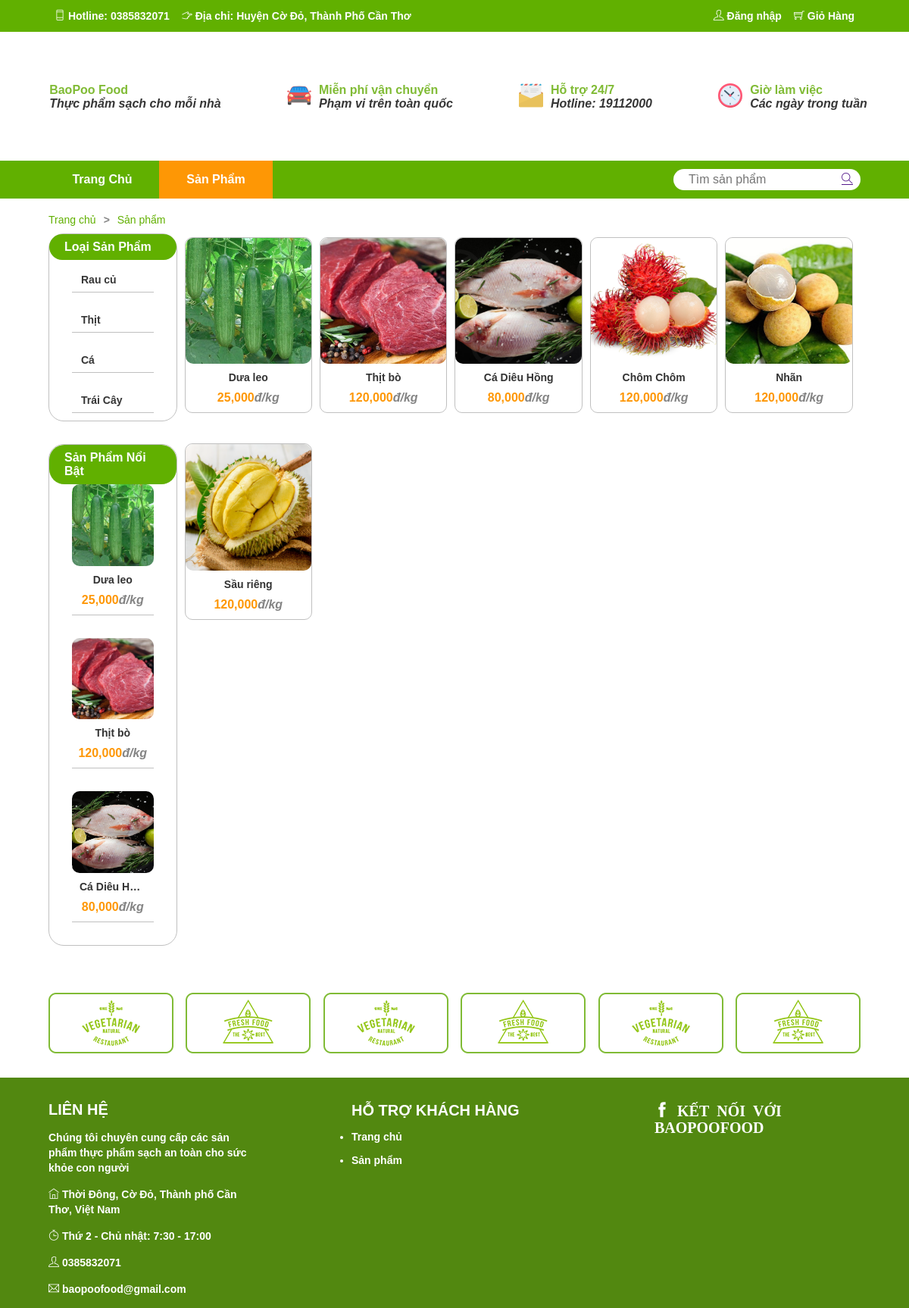
/khachhang/sanpham.php, run on the app's committed database.
### tables this page shows
CREATE TABLE `loaihanghoa` (
  `maloaihang` int(11) NOT NULL,
  `tenloaihang` varchar(30) NOT NULL
);

CREATE TABLE `hinhhanghoa` (
  `mahinh` int(11) NOT NULL,
  `tenhinh` varchar(500) NOT NULL,
  `mshh` int(11) NOT NULL
);

CREATE TABLE `hanghoa` (
  `mshh` int(11) NOT NULL,
  `tenhh` varchar(100) NOT NULL,
  `quycach` varchar(10) NOT NULL,
  `mota` varchar(5000) NOT NULL,
  `gia` int(11) NOT NULL,
  `soluonghang` int(11) NOT NULL,
  `maloaihang` int(11) NOT NULL,
  `hot` bit(1) NOT NULL
);

### khachhang/api/dataprocessing.php (called while the page is built, shortened)
<?php
function executeResult($sql) {
    $conn = mysqli_connect(HOST, USERNAME, PASSWORD, DATABASE);
    $result = mysqli_query($conn, $sql);
    $data = [];
    if($result != null){
        while($row = mysqli_fetch_array($result, 1)) {
            $data[] = $row;
        }
    }
    return $data;
}

### khachhang/sanpham.php (the view, shortened to what this page needs)
<?php
    require_once('api/dataprocessing.php');
    $id='';
?>
<!DOCTYPE html>
<html lang="en">
<head>
    <link rel="stylesheet" href="./main.css">
    <link rel="stylesheet" href="./fonts/themify-icons-font/themify-icons/themify-icons.css">
</head>
<body>
    <?php
        include("nav.php");
    ?>
    <div class="nav-introduce">
        <div class="nav-review slogan">
            <div class="mota">
                <strong>BaoPoo Food</strong>
                <p>Thực phẩm sạch cho mỗi nhà</p>
            </div>
        </div>
        <div class="nav-review slogan1">
            <div class="icon"><img src="./img/car.png" alt=""></div>
            <div class="mota">
                <strong>Miễn phí vận chuyển</strong>
                <p>Phạm vi trên toàn quốc</p>
            </div>
        </div>
        <div class="nav-review slogan2">
            <div class="icon"><img src="./img/letter.png" alt=""></div>
            <div class="mota">
                <strong>Hỗ trợ 24/7</strong>
                <p>Hotline: <strong>19112000</strong></p>
            </div>
        </div>
        <div class="nav-review slogan3">
            <div class="icon"><img src="./img/clock.png" alt=""></div>
            <div class="mota">
                <strong>Giờ làm việc</strong>
                <p>Các ngày trong tuần</p>
            </div>
        </div>
    </div>
    <div class="header">
        <ul class="header-nav">
            <li><a href="index.php">Trang Chủ</a></li>
            <li style="background-color: #fe9705;"><a href="sanpham.php">Sản Phẩm </a></li>
        </ul>
        <div class="header-search">
                <input type="text" class="header-input" name="keyword" id="keyword" placeholder="Tìm sản phẩm">
                <a href="" class="header-icon-search ti-search" id="timkiem"></a>
        </div>
    </div>
    <div class="container">
        <div class="grid">
                <div class="cart-introduce">
                    <a href="index.php">Trang chủ</a>
                    <i>></i>
                    <a href="sanpham.php">Sản phẩm</a>
                </div>
            <div class="grid_row">
                <div class="grid_column-2">
                    <div class="category">
                        <h3 class="category-heading">
                            Loại Sản Phẩm
                        </h3>
                        <ul class="category-list">
                        <?php
                            $sql= 'select * from loaihanghoa';
                            $result = executeResult($sql);
                            foreach($result as $item){
                                echo'
                                <li class="category-item">
                                    <a href="sanpham.php?maloaihang='.$item['maloaihang'].'" class="catelogy-item-link">'.$item['tenloaihang'].'</a>
                                </li>
                                ';
                            }
                        ?>
                        </ul>
                    </div>
                    <div class="category">
                        <h3 class="category-heading">
                            Sản Phẩm Nổi Bật
                        </h3>
                        <?php
                        $sql = 'select mshh from hanghoa where hot = 1 limit 3';
                        $result = executeResult($sql);
                        foreach ($result as $row) {
                            $sqli = 'select * from hinhhanghoa hh join hanghoa h on h.mshh = hh.mshh where hh.mshh = ' .$row['mshh']. '
                            limit 1';
                            $hanghoa = executeResult($sqli);
                            foreach ($hanghoa as $item) {
                                $masohh=$item['mshh'];
                                $ctsp='chitietsanpham.php?mshh='.$masohh.'';
                                echo '
                                <div class="product-featured" onclick="window.location.href = \''.$ctsp.'\' ">
                                    <div class="home-product-img" style="background-image: url(../anhsanpham/'.$item['tenhinh'].');">
                                    </div>
                                    <div class="home-product-name">
                                        <a href="chitietsanpham.php?mshh='.$item['mshh'].'">'.$item['tenhh'].'</a>
                                    </div>
                                    <div class="home-product-price">
                                        <span class="home-product-price-current">'.number_format($item['gia']).'<i class="donvitiente">đ/'.$item['quycach'].'</i></span>
                                    </div>
                                </div>
                                ';
                            }
                        }
                        ?>
                    </div>
                </div>
                <div class="grid_column-10">
                    <div class="home-product">
                        <div class="grid_row">
                        <?php
                            $sql = '';
                            if(isset($_GET['timkiem']) && $_GET['timkiem'] !=''){
                                $sql = 'select mshh from hanghoa where tenhh like \'%'. $_GET['timkiem'] .'%\'';
                            }
                            else {
                                $sql = 'select mshh from hanghoa';
                            }
                                $result = executeResult($sql);
                                $sqli='';
                                foreach ($result as $row) {
                                    if(!empty($id)){
                                        $sqli = 'select * from hinhhanghoa hh join hanghoa h on h.mshh = hh.mshh where hh.mshh = ' .$row['mshh']. '
                                        and h.maloaihang ='.$id.' limit 1';
                                    }
                                    else {
                                        $sqli = 'select * from hinhhanghoa hh join hanghoa h on h.mshh = hh.mshh where hh.mshh = ' .$row['mshh']. '
                                         limit 1';
                                    }
                                    $hanghoa = executeResult($sqli);
                                    foreach ($hanghoa as $item) {
                                        $masohh=$item['mshh'];
                                        $ctsp='chitietsanpham.php?mshh='.$masohh.'';
                                        echo
                                            '
                                            <div class="grid_column-2-product">
                                                <div class="home-product-item" onclick="window.location.href = \''.$ctsp.'\' ">
                                                    <div class="home-product-img" style="background-image: url(../anhsanpham/'.$item['tenhinh'].');">
                                                    </div>
                                                    <div class="home-product-name">
                                                        <a href="chitietsanpham.php?mshh='.$item['mshh'].'">'.$item['tenhh'].'</a>
                                                    </div>
                                                    <div class="home-product-price">
                                                        <span class="home-product-price-current">'.number_format($item['gia']).'<i class="donvitiente">đ/'.$item['quycach'].'</i></span>
                                                    </div>
                                                </div>
                                            </div>
                                            ';
                                    }
                                }
                            ?>
                        </div>
                    </div>
                </div>
            </div>
        </div>
    </div>
    <div class="footer">
        <div class="footer-trangtri">
            <img src="./img/ft1.png" alt="">
            <img src="./img/ft2.png" alt="">
            <img src="./img/ft1.png" alt="">
            <img src="./img/ft2.png" alt="">
            <img src="./img/ft1.png" alt="">
            <img src="./img/ft2.png" alt="">
        </div>
        <div class="footer-body">
            <div class="footer-contact">
                <span class="footer-name">Liên hệ</span>
                <p>Chúng tôi chuyên cung cấp các sản phẩm thực phẩm sạch an toàn cho sức khỏe con người</p>
                <p><i class="footer-icon ti-home"></i> Thời Đông, Cờ Đỏ, Thành phố Cần Thơ, Việt Nam</p>
                <p><i class="footer-icon ti-timer"></i> Thứ 2 - Chủ nhật: 7:30 - 17:00</p>
                <p><i class="footer-icon ti-user"></i> 0385832071</p>
                <p><i class="footer-icon ti-email"></i> baopoofood@gmail.com</p>
            </div>
            <div class="footer-support">
                <span class="footer-name">Hỗ trợ khách hàng</span>
                <ul class="footer-support-list">
                    <li><a href="index.php">Trang chủ</a></li>
                    <li><a href="sanpham.php">Sản phẩm</a></li>
                </ul>
            </div>
            <div class="footer-link">
                <span class="ti-facebook"> <a href="">Kết nối với BaopooFood</a></span>
            </div>
        </div>
    </div>
</body>
</html>

### khachhang/main.css (style rules this page uses)
* { padding: 0; margin: 0; box-sizing: border-box; list-style: none; }
body { background-color: #fff; }
html { font-size: 14px; font-family: Arial, Helvetica, sans-serif; color: #363636; font-weight: 600; }
.nav-introduce { display: flex; justify-content: space-evenly; margin-top: 32px; }
.nav-review { padding: 16px 32px; font-size: 16px; margin-top: 20px; }
.nav-introduce .mota { margin-left: 10px; }
.mota >strong { color: #80BB35; }
.mota >p { font-style: italic; }
.slogan { display: flex; }
.slogan1 { display: flex; }
.slogan2 { display: flex; }
.slogan3 { display: flex; }
.header { height: 50px; margin-top: 50px; background-color: #61B000; color: #ffffff; display: flex; justify-content: space-between; position: sticky; top: 0; left: 0; right: 0; z-index: 1; }
.header-nav { display: flex; margin: auto 60px; }
.header-search { margin: auto 64px; position: relative }
.header-input { font-size: 16px; border-radius: 20px; padding: 5px 20px; border: none; outline: none; }
.header-nav > li { padding: 16px 15px; font-weight: 600; width: 150px; display: flex; justify-content: center; align-items: center; }
.header-nav li a { text-decoration: none; color: #ffffff; font-size: 16px; }
.header-icon-search { position: absolute; right: 10px; font-size: 15px; top: 5px; }
.footer { margin:32px 0px 0; }
.footer-trangtri { display: flex; justify-content: space-between; margin: 0 64px; }
.footer-body { margin-top: 32px; display: flex; justify-content: space-between; color: #ffffff; background-color:#528810; }
.footer-contact, .footer-support, .footer-link { margin:32px 64px 0; }
.footer-contact { flex-basis: 30%; line-height: 20px; }
.footer-contact p { margin: 15px 0; }
.footer-support { flex-basis: 30%; }
.footer-support-list li { margin: 15px 0; list-style-type: initial; }
.footer-support-list li a { text-decoration: none; color: #ffffff; }
.footer-link { flex-basis: 30%; }
.footer-name { font-size: 20px; font-weight: 600; text-transform: uppercase; }
.footer-link a { text-decoration: none; color: #ffffff; font-size: 20px; font-weight: 600; text-transform: uppercase; }
.ti-facebook { font-size: 20px; }
.grid { width: 1200px; max-width: 100%; margin: 0 auto; }
.grid_row { display: flex; flex-wrap: wrap; margin-left: -5px; margin-top: -5px; }
.grid_column-2 { padding-left: 5px; padding-right: 5px; width: 16.6667%; }
.grid_column-2-product { padding-left: 5px; padding-right: 5px; width: 20%; }
.grid_column-10 { padding-left: 5px; padding-right: 5px; width: 83.3333%; }
.container { margin: 30px 64px 0; }
.category { border: 1px solid silver; border-radius: 20px; margin-bottom: 30px; }
.category-heading { color: #ffffff; background-color: #61B000; font-size: 16px; padding: 8px 20px; border-radius: 20px; }
.category-list { list-style-type: none; }
.category-item { padding: 10px 30px; }
.category-item a { position: relative; text-decoration: none; color: #363636; font-size: 14px; display: block; border-bottom: 1px solid silver; padding: 8px 12px; transition: right linear 0.1s; right: 0; }
.product-featured { margin: 0 30px 30px; border-bottom: 1px solid silver; }
.home-product-item { border: 1px solid silver; border-radius: 10px; position: relative; margin: 10px 0 30px; }
.home-product-img { padding-top: 100%; background-repeat: no-repeat; background-size: cover; background-position: center; border-radius: 10px; }
.home-product-name { margin: 10px; text-align: center; }
.home-product-name a { text-decoration: none; color: #333; display: block; overflow: hidden; text-overflow: ellipsis; white-space: nowrap; }
.home-product-price { display: flex; justify-content: center; align-items: center; font-weight: 600; margin-bottom: 10px; flex-wrap: wrap; }
.home-product-price-current { color: #fe9705; font-size: 16px; }
.donvitiente { color: #333; opacity: 0.6 }
.cart-introduce { display: flex; margin-top: -10px; padding-bottom: 15px; }
.cart-introduce a { text-decoration: none; color: #363636; font-weight: 500; color: #61B000; }
.cart-introduce i { opacity: 0.6; margin: 0 10px; }

### data on the page
loaihanghoa: tenloaihang "Rau củ"
loaihanghoa: tenloaihang "Thịt"
loaihanghoa: tenloaihang "Cá"
loaihanghoa: tenloaihang "Trái Cây"
hinhhanghoa: tenhinh (picture), mshh.tenhh "Dưa leo", mshh.gia "25,000", mshh.quycach "kg"
hinhhanghoa: tenhinh (picture), mshh.tenhh "Thịt bò", mshh.gia "120,000", mshh.quycach "kg"
hinhhanghoa: tenhinh (picture), mshh.tenhh "Cá Diêu H…", mshh.gia "80,000", mshh.quycach "kg", mshh.tenhh "Cá Diêu Hồng"
hinhhanghoa: tenhinh (picture), mshh.tenhh "Chôm Chôm", mshh.gia "120,000", mshh.quycach "kg"
hinhhanghoa: tenhinh (picture), mshh.tenhh "Nhãn", mshh.gia "120,000", mshh.quycach "kg"
hinhhanghoa: tenhinh (picture), mshh.tenhh "Sầu riêng", mshh.gia "120,000", mshh.quycach "kg"
